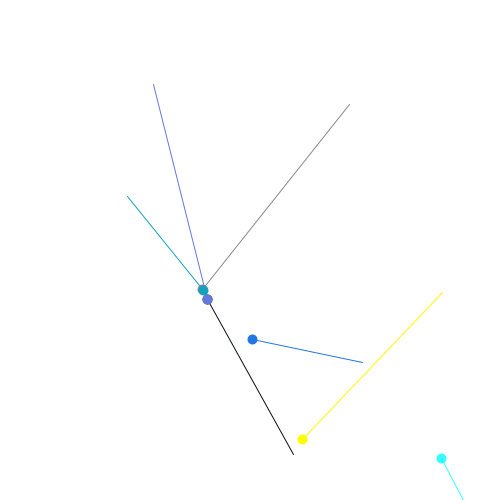
Frame 1 (no input)
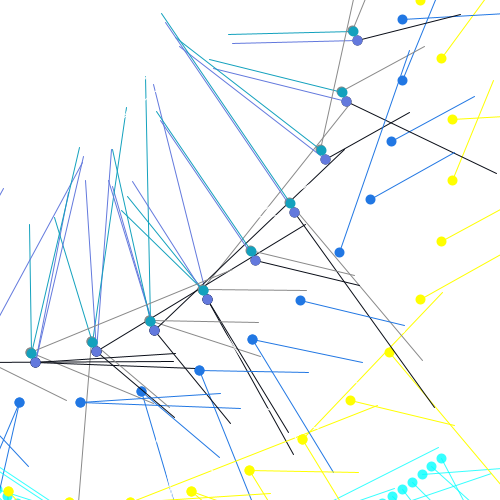
Frame 60 (the mouse pressed at the canvas centre just before this capture)
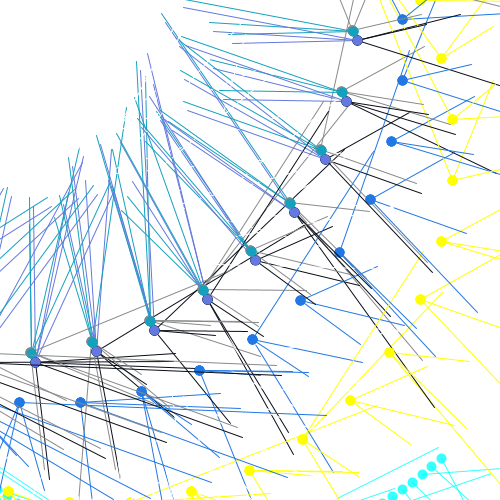
Frame 120 (the mouse held since frame 60 and released just before this capture)

The Processing sketch that drew these frames (run headless with seeded random() and noise(); from frame 60 on, the mouse is pressed at the canvas centre):

// Processing sketch: processing_119110
// ── processing_119110.pde

/*
Lines around a point
*/


// Starting point coordinates
int x1 = 250;
int y1 = 250;

void setup() {
  size(500, 500);
  background(255);
 
}

void draw() {
  
   pushMatrix();
  rotate(radians(frameCount * 10  % 360));
//fill(100, 0, 255, 30);
   //arc(50, 55, 60, 30, 0, HALF_PI);
   stroke(137);
  strokeWeight(10);
  // Draw center point
  point(x1,y1);
  // Set strokeweight for draw()
  strokeWeight(1);
  // Increase randomness
  randomSeed(millis());
  // Each draw() draws a line with starting point x1,y1
  // and random end point
  line(x1,y1,random(0,500),random(0,500));
  popMatrix();
  
   pushMatrix();
  translate(200, 200);
   rotate(radians(frameCount * 2  % 360));
   stroke(0,255,255,200);
  strokeWeight(10);
  // Draw center point
  point(x1,y1);
  // Set strokeweight for draw()
  strokeWeight(1);
  // Increase randomness
  randomSeed(millis());
  // Each draw() draws a line with starting point x1,y1
  // and random end point
  line(x1,y1,random(0,500),random(0,500));
  popMatrix();
  
     pushMatrix();
  translate(100, 150);
   rotate(radians(frameCount * 10  % 360));
   stroke(255,255,0);
  strokeWeight(10);
  // Draw center point
  point(x1,y1);
  // Set strokeweight for draw()
  strokeWeight(1);
  // Increase randomness
  randomSeed(millis());
  // Each draw() draws a line with starting point x1,y1
  // and random end point
  line(x1,y1,random(0,500),random(0,500));
  popMatrix();
  
  
      pushMatrix();
  translate(50, 50);
    rotate(radians(frameCount * 10  % 360));
   stroke(33,119,227);
  strokeWeight(10);
  // Draw center point
  point(x1,y1);
  // Set strokeweight for draw()
  strokeWeight(1);
  // Increase randomness
  randomSeed(millis());
  // Each draw() draws a line with starting point x1,y1
  // and random end point
  line(x1,y1,random(0,500),random(0,500));
  popMatrix();
  
   
      pushMatrix();
  translate(5, 10);
    rotate(radians(frameCount * 10  % 360));
   stroke(9,13,23);
  strokeWeight(10);
  // Draw center point
  point(x1,y1);
  // Set strokeweight for draw()
  strokeWeight(1);
  // Increase randomness
  randomSeed(millis());
  // Each draw() draws a line with starting point x1,y1
  // and random end point
  line(x1,y1,random(0,500),random(0,500));
  popMatrix();
  
  
      pushMatrix();
  translate(5, 10);
    rotate(radians(frameCount * 10  % 360));
   stroke(99,121,221);
  strokeWeight(10);
  // Draw center point
  point(x1,y1);
  // Set strokeweight for draw()
  strokeWeight(1);
  // Increase randomness
  randomSeed(millis());
  // Each draw() draws a line with starting point x1,y1
  // and random end point
  line(x1,y1,random(0,220),random(0,200));
  popMatrix();
  
       pushMatrix();
  translate(1, 1);
    rotate(radians(frameCount * 10  % 360));
   stroke(19,161,189);
  strokeWeight(10);
  // Draw center point
  point(x1,y1);
  // Set strokeweight for draw()
  strokeWeight(1);
  // Increase randomness
  randomSeed(millis());
  // Each draw() draws a line with starting point x1,y1
  // and random end point
  line(x1,y1,random(0,220),random(0,200));
  popMatrix();
  
  
       pushMatrix();
  translate(50, 300);
    rotate(radians(frameCount * 10  % 360));
   stroke(255);
  strokeWeight(5);
  // Draw center point
  point(x1,y1);
  // Set strokeweight for draw()
  strokeWeight(1);
  // Increase randomness
  randomSeed(millis());
  // Each draw() draws a line with starting point x1,y1
  // and random end point
  line(x1,y1,random(0,220),random(0,200));
  popMatrix();
  
  
  

}
